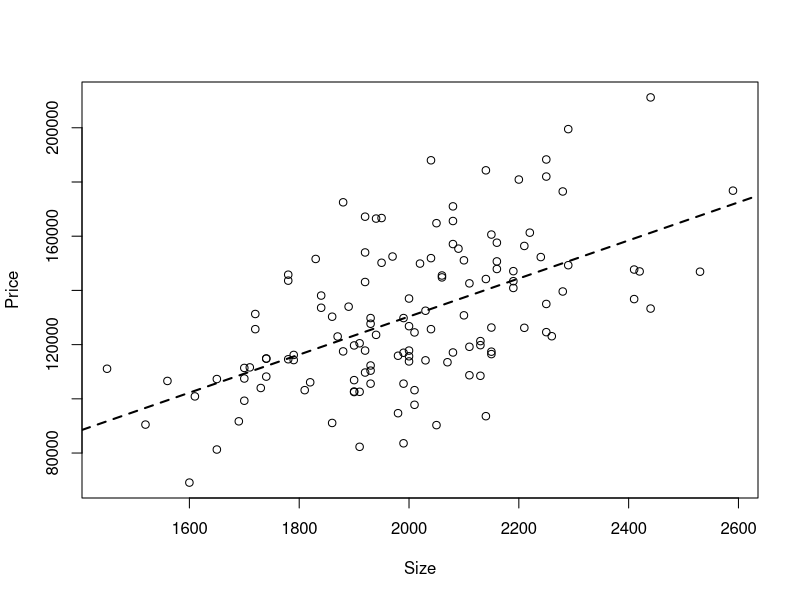
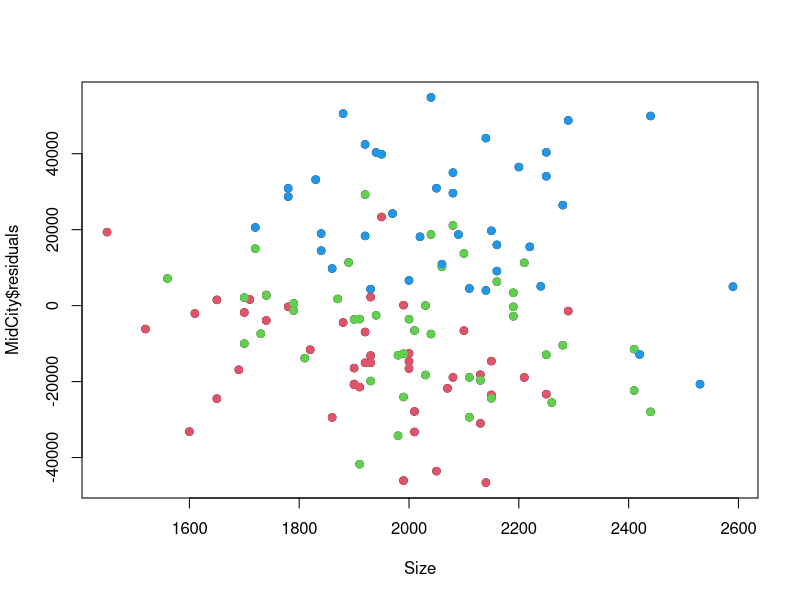
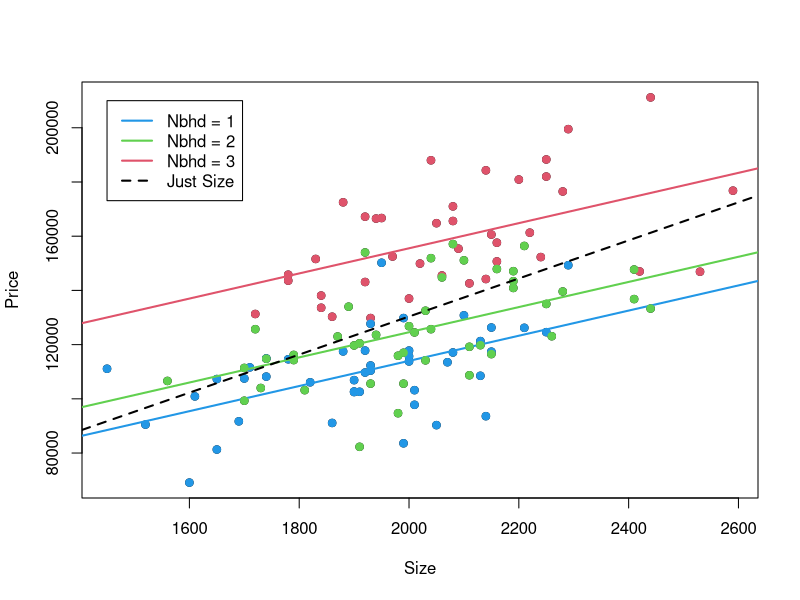
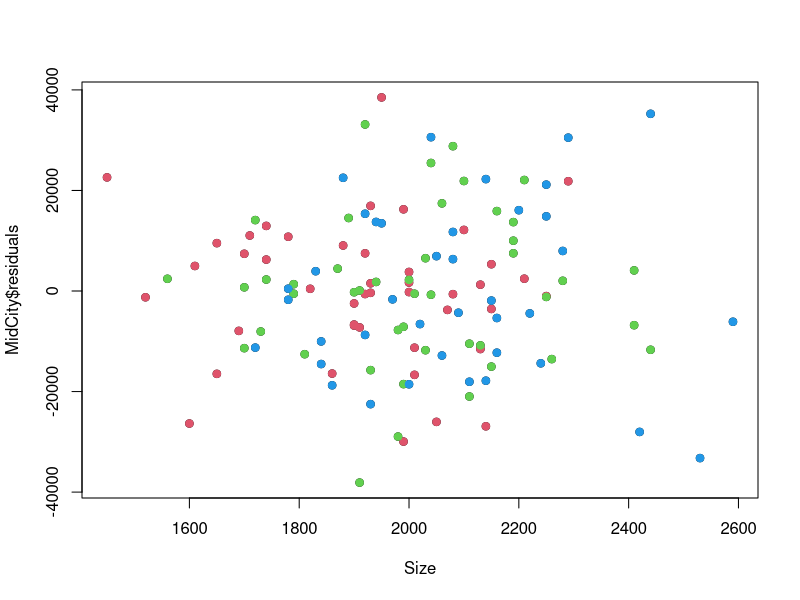

Here is the R script that generated these plots, in order:

HouseData = read.table("MidCity.txt",header=T)
attach(HouseData)
dn1 = (Nbhd==1)
dn2 = (Nbhd==2)
dn3 = (Nbhd==3)
#Price = Price/1000
#SqFt = SqFt/1000

MidCity = lm(Price~SqFt)
plot(SqFt,Price,xlab="Size")
abline(lsfit(SqFt,Price),col=1,lwd=2,lty=2)
plot(SqFt,MidCity$residuals,xlab="Size")

points(SqFt[dn1],MidCity$residuals[dn1],col=2,pch=19)
points(SqFt[dn2],MidCity$residuals[dn2],col=3,pch=19)
points(SqFt[dn3],MidCity$residuals[dn3],col=4,pch=19)



MidCity = lm(Price~dn1+dn2+SqFt)
plot(SqFt,Price,xlab="Size")
abline(coef=MidCity$coef[c(1,4)],col=2,lwd=2)
points(SqFt[dn3==1],Price[dn3==1],col=2,pch=19)
abline(coef=c(MidCity$coef[1]+MidCity$coef[2],MidCity$coef[4]),col=4,lwd=2)
points(SqFt[dn1==1],Price[dn1==1],col=4,pch=19)
abline(coef=c(MidCity$coef[1]+MidCity$coef[3],MidCity$coef[4]),col=3,lwd=2)
points(SqFt[dn2==1],Price[dn2==1],col=3,pch=19)
legend(1450,210000,c("Nbhd = 1","Nbhd = 2","Nbhd = 3","Just Size"),lty=c(1,1,1,2),lwd=c(2,2,2,2),col=c(4,3,2,1))
abline(lsfit(SqFt,Price),col=1,lwd=2,lty=2)

plot(SqFt,MidCity$residuals,xlab="Size")

points(SqFt[dn1],MidCity$residuals[dn1],col=2,pch=19)
points(SqFt[dn2],MidCity$residuals[dn2],col=3,pch=19)
points(SqFt[dn3],MidCity$residuals[dn3],col=4,pch=19)
